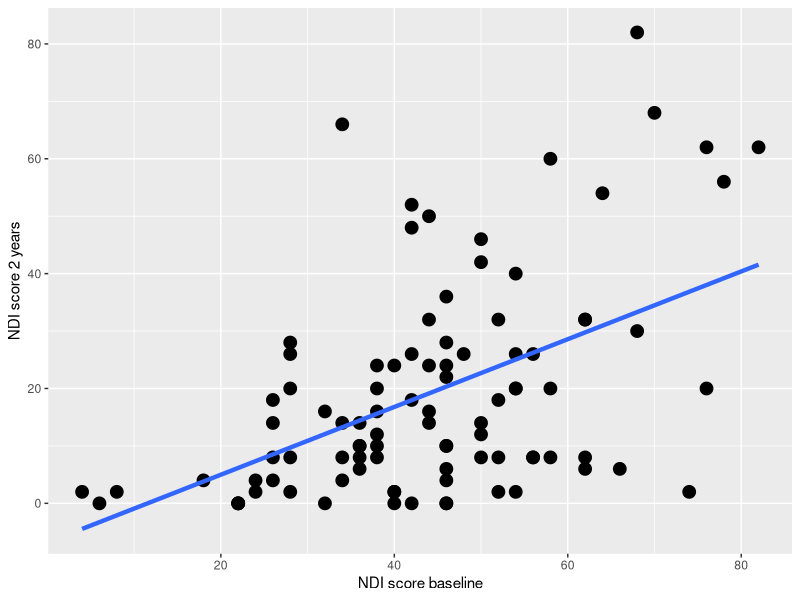
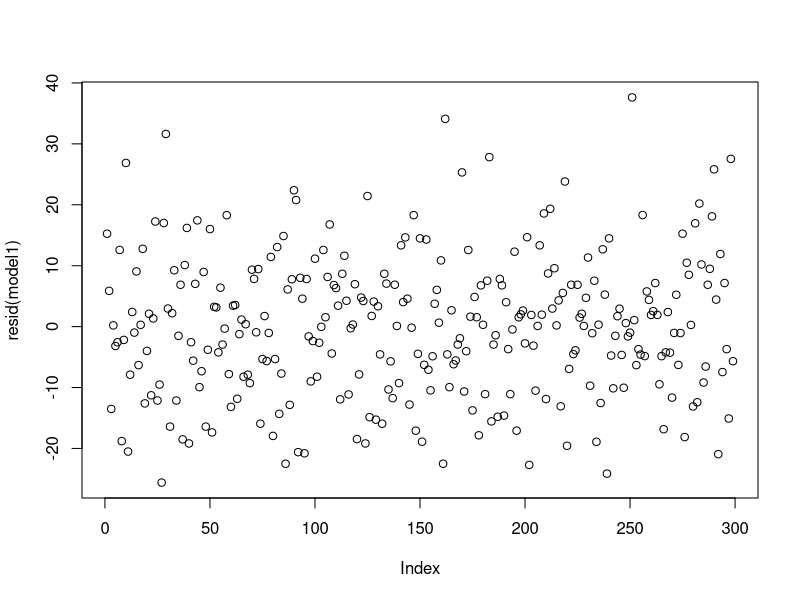
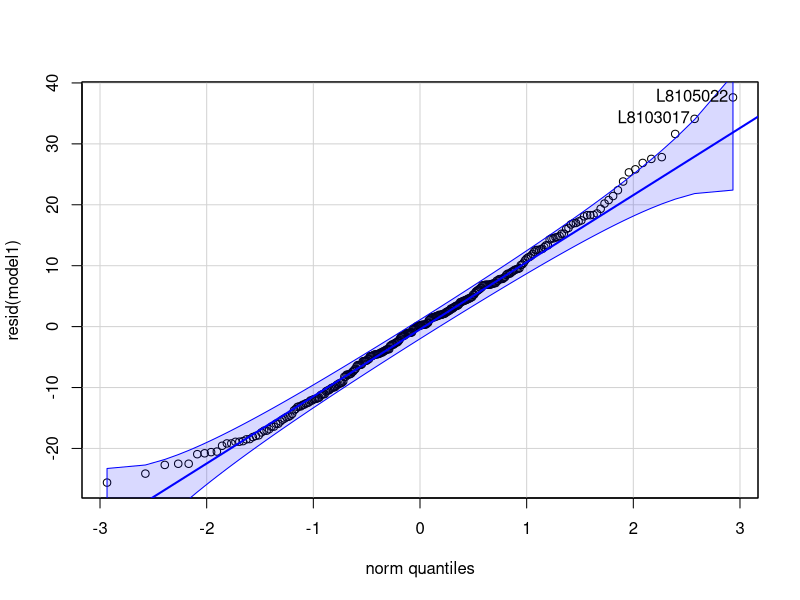
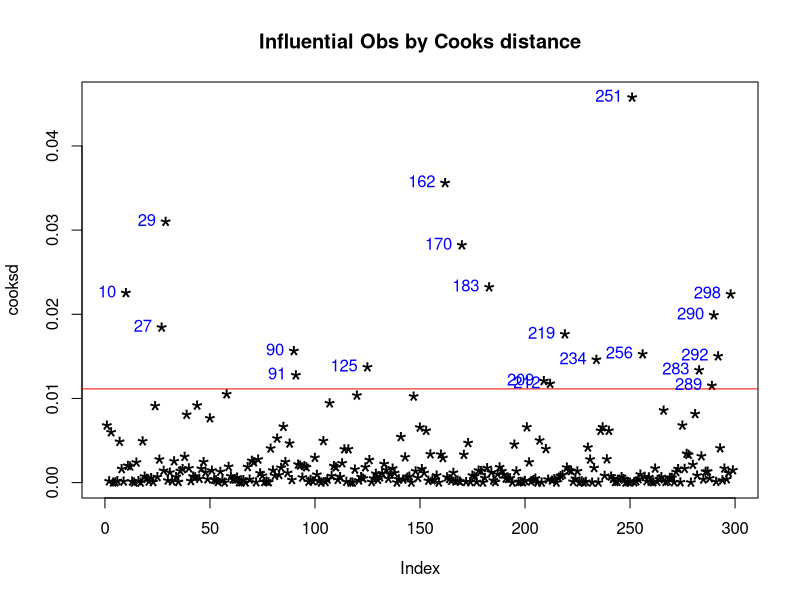
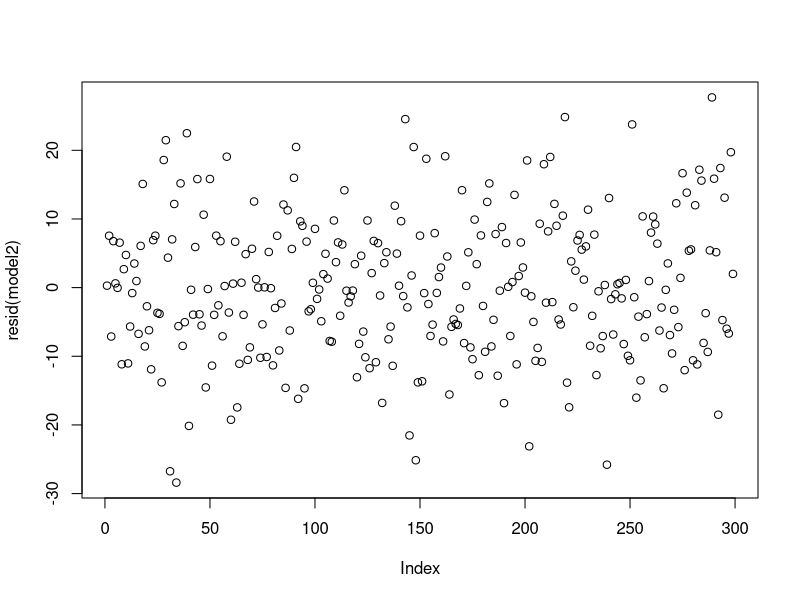
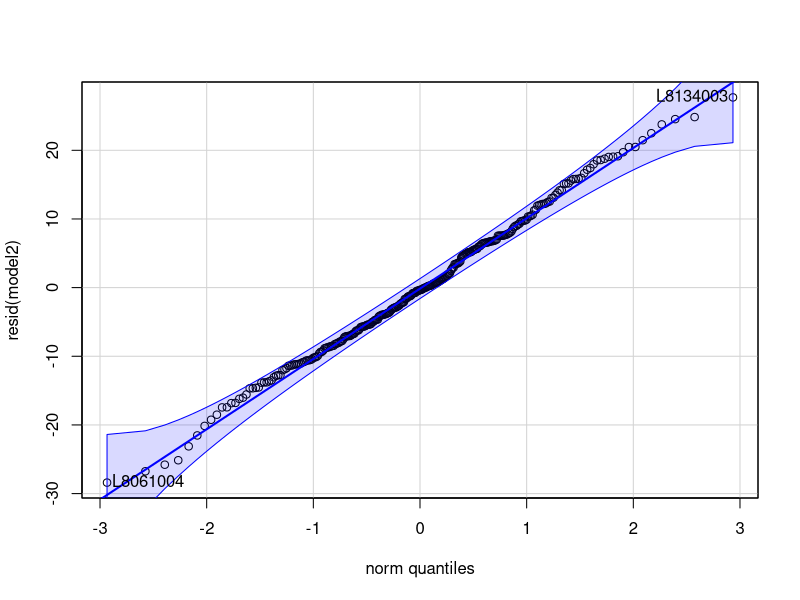
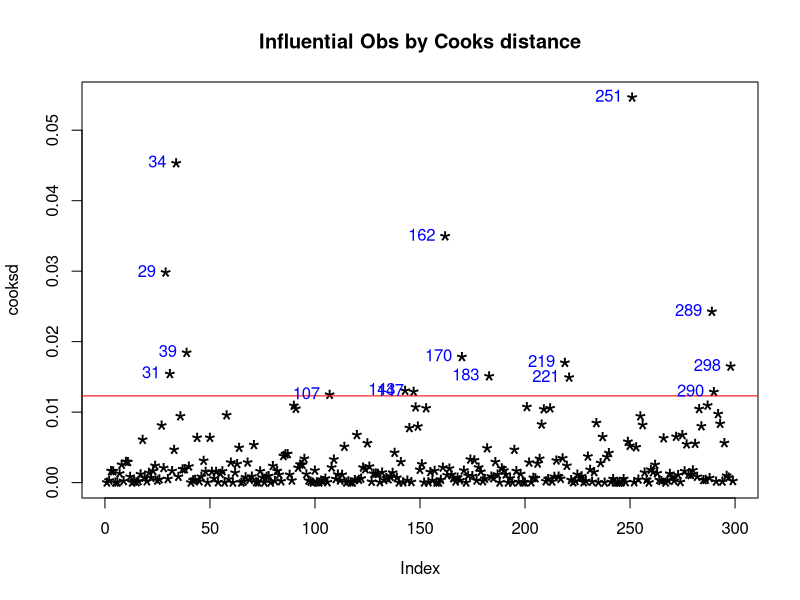
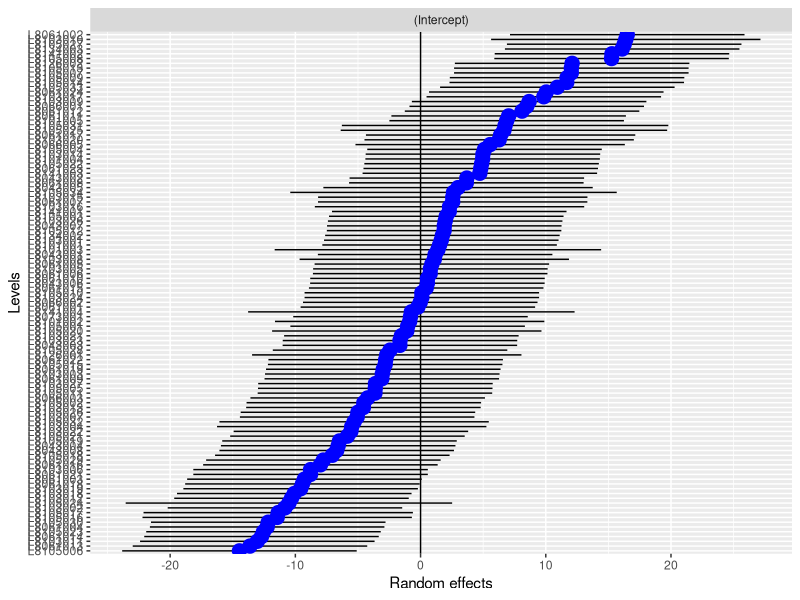

Write the R code that produced these figures, in order.
## ---- chunk 1
knitr::opts_chunk$set(echo = FALSE, warning = FALSE )
## ---- chunk 2
# Load ggCaterpillar, used to plot the random intercept


rm(list = ls())
library(ggplot2)
library(lme4)
library(tidyverse)
library(nlme)
library(emmeans)
library(car)
library(lattice)

ggCaterpillar <- function(re, QQ=TRUE, likeDotplot=TRUE) {
    require(ggplot2)
    f <- function(x) {
    pv   <- attr(x, "postVar")
    cols <- 1:(dim(pv)[1])
    se   <- unlist(lapply(cols, function(i) sqrt(pv[i, i, ])))
    ord  <- unlist(lapply(x, order)) + rep((0:(ncol(x) - 1)) * nrow(x), each=nrow(x))
    pDf  <- data.frame(y=unlist(x)[ord],
                       ci=1.96*se[ord],
                       nQQ=rep(qnorm(ppoints(nrow(x))), ncol(x)),
                       ID=factor(rep(rownames(x), ncol(x))[ord], levels=rownames(x)[ord]),
                       ind=gl(ncol(x), nrow(x), labels=names(x)))

    if(QQ) {  ## normal QQ-plot
        p <- ggplot(pDf, aes(nQQ, y))
        p <- p + facet_wrap(~ ind, scales="free")
        p <- p + xlab("Standard normal quantiles") + ylab("Random effect quantiles")
    } else {  ## caterpillar dotplot
        p <- ggplot(pDf, aes(ID, y)) + coord_flip()
        if(likeDotplot) {  ## imitate dotplot() -> same scales for random effects
            p <- p + facet_wrap(~ ind)
        } else {           ## different scales for random effects
            p <- p + facet_grid(ind ~ ., scales="free_y")
        }
        p <- p + xlab("Levels") + ylab("Random effects")
    }

    p <- p + theme(legend.position="none")
    p <- p + geom_hline(yintercept=0)
    p <- p + geom_errorbar(aes(ymin=y-ci, ymax=y+ci), width=0, colour="black")
    p <- p + geom_point(aes(size=1.2), colour="blue") 
    return(p)
    }
  lapply(re, f)
      
}

theme <-  theme(#panel.background = element_rect(fill = "lightgrey", colour = "white", size = 4),
              axis.text=element_text(size=15),
              axis.title=element_text(size=22),
              plot.title = element_text(size = 22),
              strip.text = element_text(size = 15),
              legend.title = element_blank())

## ---- chunk 3

# Load libraries and read in data


df_long <- read.csv("Data/data_final_2019-11-05.csv", sep = ",")

df_long <- df_long %>% 
  mutate(hads_tot = hads_depr + hads_anx) %>%
  select(id, ndi, time, hads_tot) %>%
  mutate(ndi = as.numeric(ndi), time = as.numeric(time),
         hads_tot = as.numeric(hads_tot), time_fct = as.factor(time))
  
str(df_long)

levels(df_long$id) <- c(1:109)

## ---- chunk 4

df_corr <- df_long %>%
  select(id, time, ndi) %>%
  #gather(variable, value, -c(ndi:hads_depr)) %>%
  #unite(temp, student, variable) %>%
  #spread(temp, value)
  spread(key = time, value = ndi, sep = "_ndi")

df_corr2 <- df_long %>%
  select(id, time, hads_tot) %>%
  #gather(variable, value, -c(ndi:hads_depr)) %>%
  #unite(temp, student, variable) %>%
  #spread(temp, value)
  spread(key = time, value = hads_tot, sep = "_hads")


df_corr <- left_join(df_corr, df_corr2, "id")

## ---- chunk 5

ggplot(data = df_corr, aes(x = time_ndi0 , y = time_ndi104)) +  
  geom_point(size = 4) + geom_smooth(method=lm, se = F, size = 1.5) + 
  #geom_text(x = 5, y = 80, label = lm_eqn(df_long, x = "hads_anx", y = "ndi"), parse = TRUE) + 
  xlab("NDI score baseline") + ylab("NDI score 2 years")

cor.test(df_corr$time_ndi0, df_corr$time_ndi52)
cor.test(df_corr$time_ndi0, df_corr$time_ndi104)

## ---- chunk 6

lm1 <- lm(time_ndi104 ~ time_ndi0 + time_hads0, data = df_corr)
summary(lm1)

## ---- chunk 7

model1 <- nlme::lme(ndi ~ time, random = ~1|id, method= "ML", data = df_long)
model2 <- nlme::lme(ndi ~ time + hads_tot, random = ~1|id, method= "ML", data = df_long)
model3 <- nlme::lme(ndi ~ time + hads_tot + time:hads_tot, random = ~1|id, method= "ML", data = df_long)
model4 <- nlme::lme(ndi ~ time + hads_tot + hads_tot:time, random = ~1|id, method= "ML", data = df_long)

anova(model1, model2)
anova(model2, model3)



## ---- chunk 8


# Homogeneity of variance
plot(resid(model1))
# Normally distributed residuals
qqPlot(resid(model1))

# Influencial points
infl2 = influence(model1, obs = T)
cooksd = cooks.distance(infl2) # two outliers, 


plot(cooksd, pch="*", cex=2, main="Influential Obs by Cooks distance")  # plot cook's distance
abline(h = 4*mean(cooksd, na.rm=T), col="red")  # add cutoff line
text(x = 1:length(cooksd) , y=cooksd, labels=ifelse(cooksd> 4*mean(cooksd, na.rm=T), 
                                                    1:length(cooksd),""), col="blue", pos =2)

df_long[c(251, 162, 29, 170), ]

## ---- chunk 9


# Homogeneity of variance
plot(resid(model2))
df_long[c(34, 289), ]

# Normally distributed residuals
qqPlot(resid(model2))

# Influencial points
infl2 = influence(model2, obs = T)
cooksd = cooks.distance(infl2) # two outliers, 


plot(cooksd, pch="*", cex=2, main="Influential Obs by Cooks distance")  # plot cook's distance
abline(h = 4*mean(cooksd, na.rm=T), col="red")  # add cutoff line
text(x = 1:length(cooksd) , y=cooksd, labels=ifelse(cooksd> 4*mean(cooksd, na.rm = T),
                                                    1:length(cooksd),""), col="blue", pos =2)

df_long[c(251, 34, 162, 29), ]


## ---- chunk 10

#model_final <- nlme::lme(ndi ~ time + hads_tot, random = ~1|id, method= "REML", data = df_long)
model_final <- lme4::lmer(ndi ~ time_fct + hads_tot + (1|id), REML= T, data = df_long)
summary(model_final)


random_effects <- VarCorr(model_final)
print(random_effects,comp=c("Variance"))


# Calculate the intra class correlation:
# Model explains only 46.9 % of variance
 83.300 / ( 83.300 +  94.349)

## ---- chunk 11


rr1 <- ranef(model_final,  condVar = T)
ggCaterpillar(rr1, QQ = F, likeDotplot = T)

## ---- chunk 12

model_final_emm <- lme4::lmer(ndi ~ time_fct + hads_tot + (1|id), REML= T, data = df_long)

refgrid <-  ref_grid(model_final_emm)
refgrid
df_emmeans <-  data.frame(summary(refgrid))
df_emmeans$time <- as.numeric(as.character(df_emmeans$time_fct))
df_emmeans$lwr <- df_emmeans$prediction - 1.96*df_emmeans$SE
df_emmeans$upr <- df_emmeans$prediction + 1.96*df_emmeans$SE

# Compute Estimated Marginal Means over all timepoints for the different Treatments and gender
predictions <-  emmeans(refgrid, specs = c('time_fct'))


## ---- chunk 13

ggplot(data = df_emmeans, aes(x = time, y = prediction )) + geom_point() + 
  geom_line(col = "blue", size = 2) + 
  geom_point(data = df_long, aes(x = time, y = ndi, col = id, size = 0.1)) +
  geom_ribbon(data=df_emmeans, aes(ymin= lwr, ymax= upr), alpha=0.3) + #, 
              #col = "grey", fill = "grey") + 
  theme(legend.position = "none") + theme 
